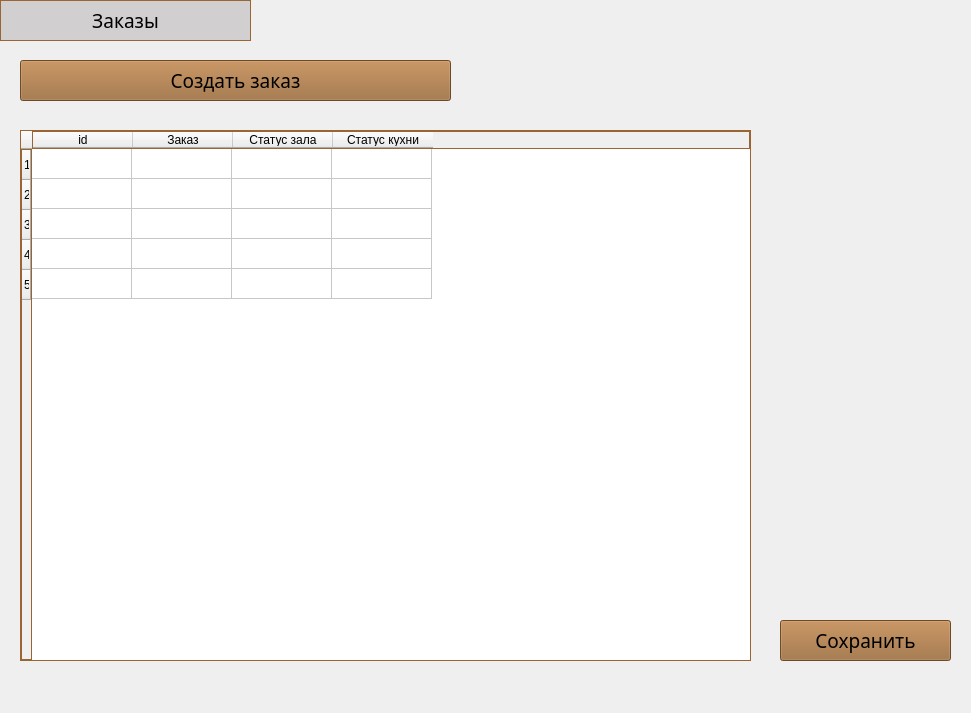
<?xml version="1.0" encoding="UTF-8"?>
<ui version="4.0">
 <class>oficOrders</class>
 <widget class="QWidget" name="oficOrders">
  <property name="geometry">
   <rect>
    <x>0</x>
    <y>0</y>
    <width>971</width>
    <height>713</height>
   </rect>
  </property>
  <property name="windowTitle">
   <string>Панель официанта. Заказы</string>
  </property>
  <widget class="QFrame" name="frame">
   <property name="geometry">
    <rect>
     <x>-10</x>
     <y>-10</y>
     <width>991</width>
     <height>731</height>
    </rect>
   </property>
   <property name="autoFillBackground">
    <bool>true</bool>
   </property>
   <property name="frameShape">
    <enum>QFrame::StyledPanel</enum>
   </property>
   <property name="frameShadow">
    <enum>QFrame::Raised</enum>
   </property>
   <widget class="QPushButton" name="orderPageButton">
    <property name="geometry">
     <rect>
      <x>10</x>
      <y>10</y>
      <width>251</width>
      <height>41</height>
     </rect>
    </property>
    <property name="font">
     <font>
      <family>Sans Serif Collection</family>
      <pointsize>14</pointsize>
     </font>
    </property>
    <property name="autoFillBackground">
     <bool>false</bool>
    </property>
    <property name="styleSheet">
     <string notr="true">border: 1px solid rgb(153, 102, 51);
background-color: rgb(209, 207, 207);</string>
    </property>
    <property name="text">
     <string>Заказы</string>
    </property>
    <property name="autoDefault">
     <bool>false</bool>
    </property>
   </widget>
   <widget class="QTableWidget" name="orderTable">
    <property name="geometry">
     <rect>
      <x>30</x>
      <y>140</y>
      <width>731</width>
      <height>531</height>
     </rect>
    </property>
    <property name="autoFillBackground">
     <bool>true</bool>
    </property>
    <property name="styleSheet">
     <string notr="true">border: 1px solid rgb(153, 102, 51);</string>
    </property>
    <property name="sortingEnabled">
     <bool>false</bool>
    </property>
    <property name="rowCount">
     <number>5</number>
    </property>
    <property name="columnCount">
     <number>4</number>
    </property>
    <attribute name="horizontalHeaderVisible">
     <bool>true</bool>
    </attribute>
    <attribute name="horizontalHeaderCascadingSectionResizes">
     <bool>false</bool>
    </attribute>
    <row/>
    <row/>
    <row/>
    <row/>
    <row/>
    <column>
     <property name="text">
      <string>id</string>
     </property>
    </column>
    <column>
     <property name="text">
      <string>Заказ</string>
     </property>
    </column>
    <column>
     <property name="text">
      <string>Статус зала</string>
     </property>
    </column>
    <column>
     <property name="text">
      <string>Статус кухни</string>
     </property>
    </column>
   </widget>
   <widget class="QLabel" name="icon">
    <property name="geometry">
     <rect>
      <x>790</x>
      <y>30</y>
      <width>161</width>
      <height>191</height>
     </rect>
    </property>
    <property name="text">
     <string/>
    </property>
    <property name="textFormat">
     <enum>Qt::RichText</enum>
    </property>
    <property name="pixmap">
     <pixmap resource="C:/Users/p2200/Desktop/ПП/resource.qrc">:/assets/cafe_system\icon.png</pixmap>
    </property>
    <property name="scaledContents">
     <bool>true</bool>
    </property>
   </widget>
   <widget class="QPushButton" name="createOrderButton">
    <property name="geometry">
     <rect>
      <x>30</x>
      <y>70</y>
      <width>431</width>
      <height>41</height>
     </rect>
    </property>
    <property name="font">
     <font>
      <family>Sans Serif Collection</family>
      <pointsize>14</pointsize>
     </font>
    </property>
    <property name="autoFillBackground">
     <bool>false</bool>
    </property>
    <property name="styleSheet">
     <string notr="true">background-color: rgb(153, 102, 51);</string>
    </property>
    <property name="text">
     <string>Создать заказ</string>
    </property>
    <property name="autoDefault">
     <bool>false</bool>
    </property>
   </widget>
   <widget class="QPushButton" name="saveOrder">
    <property name="geometry">
     <rect>
      <x>790</x>
      <y>630</y>
      <width>171</width>
      <height>41</height>
     </rect>
    </property>
    <property name="font">
     <font>
      <family>Sans Serif Collection</family>
      <pointsize>14</pointsize>
     </font>
    </property>
    <property name="autoFillBackground">
     <bool>false</bool>
    </property>
    <property name="styleSheet">
     <string notr="true">background-color: rgb(153, 102, 51);</string>
    </property>
    <property name="text">
     <string>Сохранить</string>
    </property>
    <property name="autoDefault">
     <bool>false</bool>
    </property>
   </widget>
  </widget>
 </widget>
 <resources>
  <include location="C:/Users/p2200/Desktop/ПП/resource.qrc"/>
 </resources>
 <connections/>
</ui>
